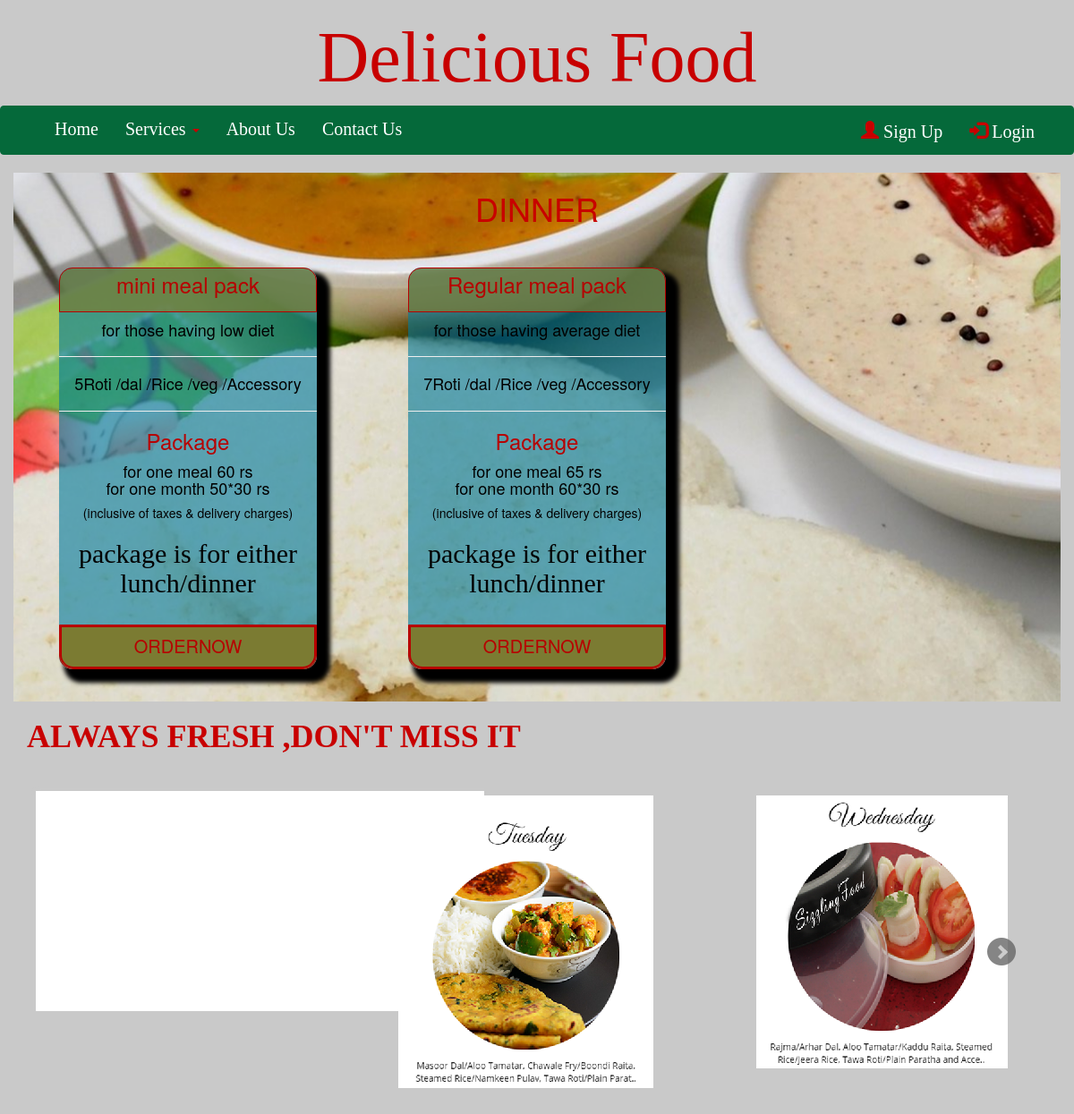
/dinner.php, run on the app's committed database.
### tables this page shows
CREATE TABLE IF NOT EXISTS `dinnermenu` (
  `id` int(11) NOT NULL AUTO_INCREMENT,
  `name` varchar(255) NOT NULL,
  `menu` varchar(255) NOT NULL,
  `dayrate` int(11) NOT NULL,
  `monthrate` int(11) NOT NULL,
  `description` varchar(255) NOT NULL,
  PRIMARY KEY (`id`)
);

### dinner.php (the view, shortened to what this page needs)
<?php
	include("header.php");
	$dinnerdata	=	mysql_query("select * from `dinnermenu`");
?>
<div class="container lunch">
	<div class="row">
		<div class="col-md-12"><h1>DINNER</h1></div>
	</div>
	<div class="row">
		<?php while($dinnerrow	=	mysql_fetch_array($dinnerdata)){?>
		<div class="col-md-4">
			<div class="mealpack">
				<div class="ordernow packname">
					<h3><?php echo $dinnerrow['name']; ?></h3>
				</div>
				<h4><?php echo $dinnerrow['description']; ?><br /></h4>
				<hr>
				<h4><?php echo $dinnerrow['menu']; ?></h4>
				<hr>
				<h3>Package</h3>
				<h4>for one meal <?php echo $dinnerrow['dayrate']; ?> rs<br />
				for one month <?php echo $dinnerrow['monthrate']; ?>*30 rs<br /></h4>
				<h5>(inclusive of taxes & delivery charges)</h5>
				<h2>package is for either<br />
				lunch/dinner</h2><br />
				<div class="ordernow orderbtn">
					<form method="post"action="orderaction.php">
						<input id="ordernow"type="submit" name="submit" value="ORDERNOW"/>
					</form>
				</div>
			</div>
		</div>
		<?php } ?>
	</div>
</div>
<div class="container">
	<div class="row days">
		<div class="col-md-12 "><h1><b>ALWAYS FRESH ,DON'T MISS IT</b></h1></div>
	</div>
</div>
<div class="container slider">
	<div class="col-md-12">
		<ul class="bxslider" >
			<li><img src="image/1.png" /></li>
			<li><img src="image/2.png" /></li>
			<li><img src="image/3.png" /></li>
		</ul>
	</div>
</div>

### css/registration.css (style rules this page uses)
h1 { color:rgb(0,102,54); }
h1 { color:#c80000; }

### css/lunch.css (style rules this page uses)
.lunch { background:url('../image/image.jpg'); background-attachment:fixed; background-repeat:no-repeat; background-size:100%; text-align:center; color:rgb(183,0,0); bottom:10px; }
.mealpack { margin:10%; width:80%; background-color:rgba(0,123,155,0.6); box-shadow:10px 10px 5px 5px black; color:black; border-radius:15px; }
.ordernow { height:50px; width:100%; border:1px solid rgb(183,0,0); background-color:rgba(123,123,50,0.7); color:rgb(183,0,0); text-align:center; }
.orderbtn { border-bottom-left-radius:15px; border-bottom-right-radius:15px; }
.days { height:100px; text-align:center; color:rgb(183,0,0); float:left; font-family:Monotype Corsiva; }
h3 { margin-top:2%; text-align:center; color:rgb(183,0,0); }
h2 { font-family:Monotype Corsiva; }
#ordernow { width:100%; height:100%; font-size:20px; border:2px solid rgb(183,0,0); border-bottom-left-radius:15px; border-bottom-right-radius:15px; background-color:rgb(123,123,50); }
.packname { border-top-left-radius:15px; border-top-right-radius:15px; }

### data on the page
dinnermenu: name "mini meal pack", description "for those having low diet", menu "5Roti /dal /Rice /veg /Accessory", dayrate "60", monthrate "50"
dinnermenu: name "Regular meal pack", description "for those having average diet", menu "7Roti /dal /Rice /veg /Accessory", dayrate "65", monthrate "60"
